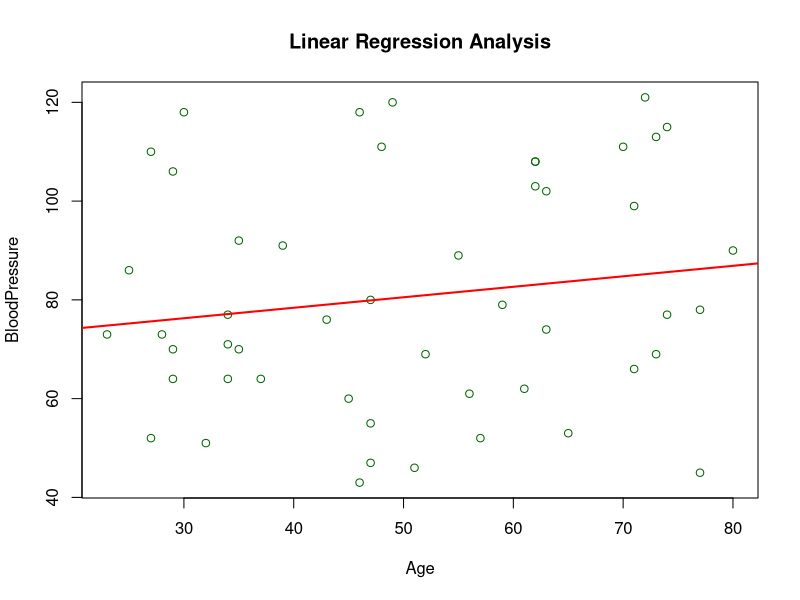

The R source for this figure:
set.seed(123)
diabetes <- data.frame(
  Age           = sample(21:81, 50, replace = TRUE),
  BloodPressure = sample(40:122, 50, replace = TRUE),
  Glucose       = sample(70:200, 50, replace = TRUE),
  Insulin       = sample(0:300, 50, replace = TRUE)
)

relation <- lm(BloodPressure ~ Age, data = diabetes)
summary(relation)

plot(diabetes$Age, diabetes$BloodPressure, col = "darkgreen",
     main = "Linear Regression Analysis",
     xlab = "Age", ylab = "BloodPressure")
abline(relation, col = "red", lwd = 2)
